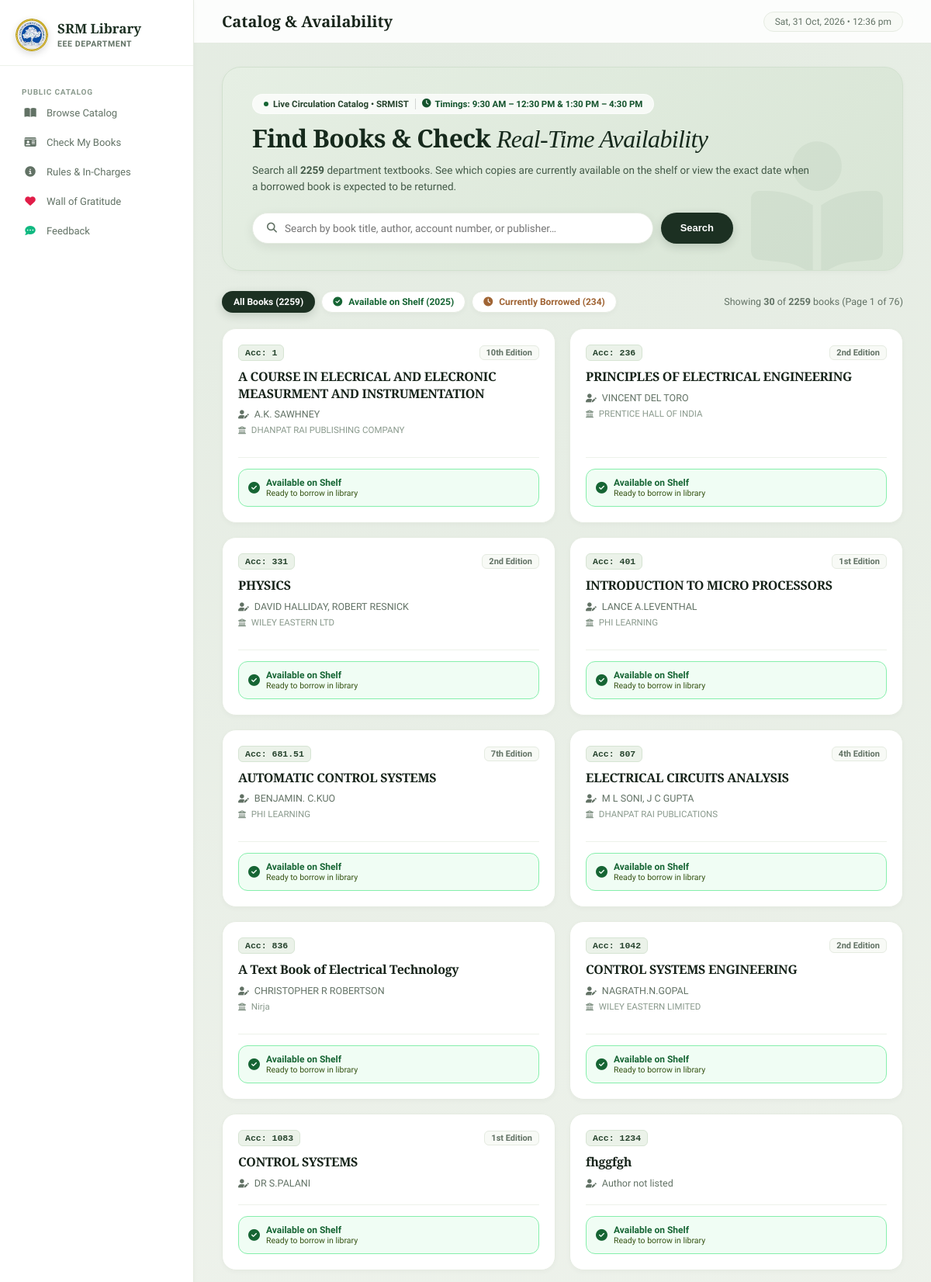
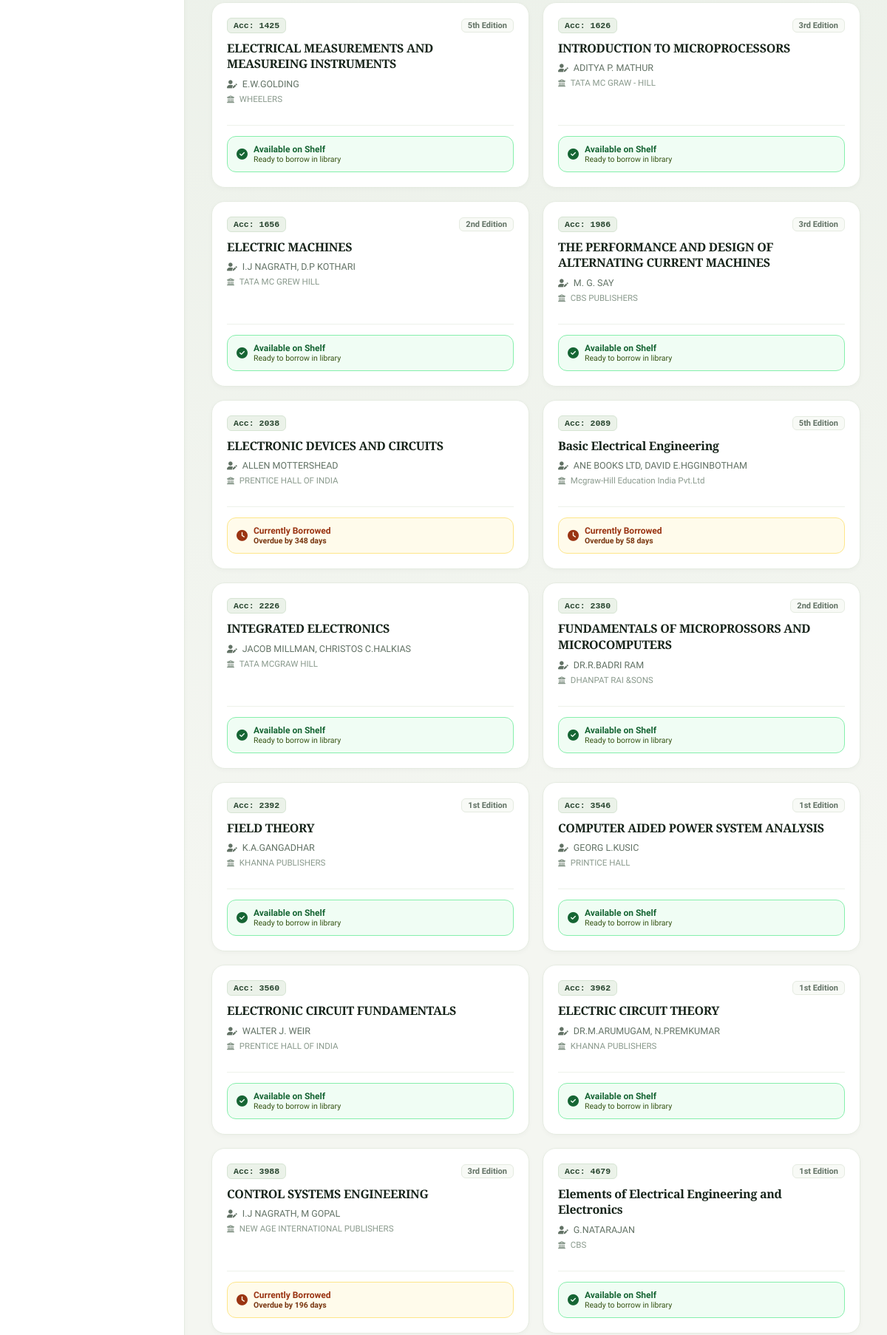
/catalog (upper part), run on the app's committed database (2 pictures, top to bottom).
### tables this page shows
CREATE TABLE books (
            id INTEGER PRIMARY KEY AUTOINCREMENT,
            barcode TEXT UNIQUE NOT NULL,
            account_number TEXT,
            title TEXT NOT NULL,
            publisher TEXT,
            authors TEXT,
            edition TEXT,
            status TEXT DEFAULT 'available',
            added_date TEXT DEFAULT (datetime('now','localtime'))
        );

CREATE TABLE "transactions" (
                    id INTEGER PRIMARY KEY AUTOINCREMENT,
                    book_id INTEGER NOT NULL,
                    patron_id INTEGER NOT NULL,
                    issue_date TEXT NOT NULL,
                    issue_time TEXT,
                    due_date TEXT NOT NULL,
                    return_date TEXT,
                    return_time TEXT,
                    fine_amount REAL DEFAULT 0.0,
                    fine_paid INTEGER DEFAULT 0,
                    notes TEXT,
                    status TEXT DEFAULT 'issued',
                    FOREIGN KEY (book_id) REFERENCES books(id) ON DELETE CASCADE,
                    FOREIGN KEY (patron_id) REFERENCES patrons(id) ON DELETE CASCADE
                );

### webapp/app.py (the view)
@app.route("/")
@app.route("/catalog")
def public_catalog():
    q = request.args.get("q", "").strip()
    status = request.args.get("status", "")
    try:
        page = max(1, int(request.args.get("page", 1)))
    except (ValueError, TypeError):
        page = 1
    per_page = 30
    offset = (page - 1) * per_page
    books = search_books_with_availability(query=q, status_filter=status if status else None, limit=per_page, offset=offset)
    total_matches = count_search_books(query=q, status_filter=status if status else None)
    total_pages = max(1, (total_matches + per_page - 1) // per_page)
    counts = count_books()
    return render_template(
        "catalog.html",
        books=books,
        counts=counts,
        q=q,
        status=status,
        page=page,
        total_pages=total_pages,
        total_matches=total_matches,
    )

### library_app/database.py (called while the page is built, shortened)
def get_connection():
    conn = sqlite3.connect(DB_PATH)
    conn.row_factory = sqlite3.Row
    conn.execute("PRAGMA journal_mode=WAL")
    conn.execute("PRAGMA foreign_keys=ON")
    return conn

def get_setting(key, default=None):
    conn = get_connection()
    row = conn.execute("SELECT value FROM settings WHERE key=?", (key,)).fetchone()
    conn.close()
    val = row["value"] if row else None
    if val is not None and str(val).strip():
        return str(val).strip()
    env_key = key.upper()
    env_val = os.environ.get(env_key)
    if env_val is not None and str(env_val).strip():
        return str(env_val).strip()
    return str(val).strip() if (val is not None and str(val).strip()) else default

def get_all_settings():
    conn = get_connection()
    rows = conn.execute("SELECT key, value FROM settings").fetchall()
    conn.close()
    res = {r["key"]: r["value"] for r in rows}
    for k in ["brevo_api_key", "brevo_sender_email", "email_reply_to", "email_user", "email_password", "email_host", "email_port", "email_from", "staff_pin", "library_name"]:
        if not res.get(k) and os.environ.get(k.upper()):
            res[k] = os.environ.get(k.upper())
    return res

def ordinal(n):
    if 11 <= (n % 100) <= 13:
        suffix = 'th'
    else:
        suffix = {1: 'st', 2: 'nd', 3: 'rd'}.get(n % 10, 'th')
    return f"{n}{suffix}"

def normalize_edition(raw):
    if not raw:
        return ""
    s = str(raw).strip()
    if s.upper() in ("NIL", "NONE", "NA", "N/A", "-", "NULL", "EMPTY"):
        return ""
    clean = s.lower().replace("-", " ").strip()
    is_reprint = "reprint" in clean
    core = clean.replace("edition", "").replace("reprint", "").replace("printing", "").strip()
    if core in WORDS_TO_NUM:
        n = WORDS_TO_NUM[core]
        ord_str = ordinal(n)
        return f"{ord_str} Reprint" if is_reprint else f"{ord_str} Edition"

def _format_book_dict(d):
    if not d:
        return d
    if "edition" in d:
        d["edition"] = normalize_edition(d.get("edition"))
    return d

def count_books():
    conn = get_connection()
    total = conn.execute("SELECT COUNT(*) FROM books").fetchone()[0]
    available = conn.execute("SELECT COUNT(*) FROM books WHERE status='available'").fetchone()[0]
    issued = conn.execute("SELECT COUNT(*) FROM books WHERE status='issued'").fetchone()[0]
    conn.close()
    return {"total": total, "available": available, "issued": issued}

### webapp/templates/catalog.html (shortened to what this page needs)
{% extends "base.html" %}
{% block page_title %}Catalog & Availability{% endblock %}
{% block content %}
<div style="background: linear-gradient(135deg, #E6EFE4 0%, #D8E5D5 100%); border: 1px solid #D1E0CE; border-radius: 24px; padding: 34px 38px; margin-bottom: 26px; position: relative; overflow: hidden; box-shadow: var(--shadow-sm);">
 <div style="max-width: 720px; position: relative; z-index: 2;">
 <div style="display:inline-flex; align-items:center; gap:8px; flex-wrap:wrap; background: rgba(255,255,255,0.75); backdrop-filter: blur(8px); padding: 5px 14px; border-radius: 9999px; font-size: 11.5px; font-weight: 600; color: var(--accent-text); margin-bottom: 12px; border: 1px solid rgba(255,255,255,0.6);">
 <span style="display:inline-flex; align-items:center; gap:6px;"><span style="width:6px; height:6px; background:#166534; border-radius:50%;"></span> Live Circulation Catalog • SRMIST</span>
 <span style="display:inline-flex; align-items:center; gap:5px; border-left:1px solid rgba(0,0,0,0.15); padding-left:8px; color:#14532D;"><i class="fa fa-clock"></i> Timings: 9:30 AM – 12:30 PM &amp; 1:30 PM – 4:30 PM</span>
 </div>
 <h1 class="serif-heading" style="font-size: 32px; line-height: 1.18; color: #16291C; margin-bottom: 10px;">
 Find Books & Check <em>Real-Time Availability</em>
 </h1>
 <p style="font-size: 13.5px; line-height: 1.6; color: #435A48; margin-bottom: 22px;">
 Search all <strong>{{ counts.total }}</strong> department textbooks. See which copies are currently available on the shelf or view the exact date when a borrowed book is expected to be returned.
 </p>
 <form method="get" action="/" style="display:flex; gap:10px; flex-wrap:wrap; max-width:620px;">
 <div class="search-box" style="flex:1; min-width:260px; box-shadow:0 4px 14px rgba(22,41,28,0.08); background:#fff;">
 <i class="fa fa-magnifying-glass"></i>
 <input type="text" name="q" value="{{ q }}" placeholder="Search by book title, author, account number, or publisher…">
 </div>
 <button type="submit" class="btn btn-primary" style="padding:11px 24px;">Search</button>
 </form>
 </div>
 <div style="position: absolute; right: 25px; bottom: -25px; font-size: 170px; color: rgba(43, 70, 48, 0.05); pointer-events: none; z-index: 1;">
 <i class="fa fa-book-open-reader"></i>
 </div>
</div>
<div style="display:flex; justify-content:space-between; align-items:center; margin-bottom:20px; flex-wrap:wrap; gap:12px;">
 <div style="display:flex; gap:8px; flex-wrap:wrap;">
 <a href="/?q={{ q }}" class="btn {% if not status %}btn-primary{% else %}btn-outline{% endif %} btn-sm">
 All Books ({{ counts.total }})
 </a>
 <a href="/?q={{ q }}&status=available" class="btn {% if status=='available' %}btn-success{% else %}btn-outline{% endif %} btn-sm" style="{% if status!='available' %}color:#166534;{% endif %}">
 <i class="fa fa-circle-check"></i> Available on Shelf ({{ counts.available }})
 </a>
 <a href="/?q={{ q }}&status=issued" class="btn {% if status=='issued' %}btn-warning{% else %}btn-outline{% endif %} btn-sm" style="{% if status!='issued' %}color:#A06434;{% endif %}">
 <i class="fa fa-clock"></i> Currently Borrowed ({{ counts.issued }})
 </a>
 </div>
 <div style="font-size:12.5px; color:var(--muted); font-weight:500;">
 Showing <strong>{{ books|length }}</strong> of <strong>{{ total_matches }}</strong> books (Page {{ page }} of {{ total_pages }})
 </div>
</div>
<div style="display:grid; grid-template-columns:repeat(auto-fill, minmax(320px, 1fr)); gap:18px; margin-bottom:30px;">
 {% for b in books %}
 <div class="card" style="display:flex; flex-direction:column; justify-content:space-between; border-radius:18px; padding:20px; transition:all 0.2s ease;">
 <div>
 <div style="display:flex; justify-content:space-between; align-items:center; margin-bottom:10px;">
 <code>Acc: {{ b.account_number or '—' }}</code>
 {% set ed = b.edition|format_edition %}
 {% if ed %}
 <span style="font-size:11px; font-weight:600; color:var(--muted); background:var(--card2); border:1px solid var(--border); padding:2px 8px; border-radius:6px;">{{ ed }}</span>
 {% endif %}
 </div>
 <h3 class="serif-heading" style="font-size:16px; font-weight:600; line-height:1.35; color:var(--text); margin-bottom:8px; display:-webkit-box; -webkit-line-clamp:2; -webkit-box-orient:vertical; overflow:hidden;" title="{{ b.title }}">
 {{ b.title }}
 </h3>
 <div style="font-size:12.5px; color:var(--muted); margin-bottom:6px; display:-webkit-box; -webkit-line-clamp:1; -webkit-box-orient:vertical; overflow:hidden;">
 <i class="fa fa-user-pen" style="font-size:11px; margin-right:4px;"></i> {{ b.authors or 'Author not listed' }}
 </div>
 {% if b.publisher and b.publisher != 'NIL' %}
 <div style="font-size:11.5px; color:var(--muted-light); margin-bottom:14px;">
 <i class="fa fa-building-columns" style="font-size:10px; margin-right:4px;"></i> {{ b.publisher }}
 </div>
 {% endif %}
 </div>
 <div style="margin-top:14px; border-top:1px solid var(--border-subtle); padding-top:14px;">
 {% if b.status == 'available' %}
 <div style="background:#F0FDF4; border:1px solid #86EFAC; border-radius:12px; padding:10px 12px; display:flex; align-items:center; justify-content:space-between;">
 <div style="display:flex; align-items:center; gap:8px;">
 <i class="fa fa-circle-check" style="color:#166534; font-size:15px;"></i>
 <div>
 <div style="font-size:12px; font-weight:700; color:#166534;">Available on Shelf</div>
 <div style="font-size:10.5px; color:#365314;">Ready to borrow in library</div>
 </div>
 </div>
 </div>
 {% else %}
 <div style="background:#FFFBEB; border:1px solid #FDE68A; border-radius:12px; padding:10px 12px; display:flex; align-items:center; justify-content:space-between;">
 <div style="display:flex; align-items:center; gap:8px;">
 <i class="fa fa-clock" style="color:#9A3412; font-size:15px;"></i>
 <div>
 <div style="font-size:12px; font-weight:700; color:#9A3412;">Currently Borrowed</div>
 <div style="font-size:10.5px; color:#78350F; font-weight:600;">{{ b.availability_badge }}</div>
 </div>
 </div>
 </div>
 {% endif %}
 </div>
 </div>
 {% endfor %}
</div>
{% endblock %}

### webapp/templates/base.html (style rules this page uses)
:root { --bg: #F4F6F1; --bg-gradient: radial-gradient(circle at 50% 0%, #E3EBE1 0%, #F4F6F1 65%); --sidebar: #FFFFFF; --card: #FFFFFF; --card2: #F8FAF6; --border: #E5EBE1; --border-subtle: #EDF2EA; --primary: #1C3022; --primary-hover: #122116; --accent: #48634E; --accent-light: #EBF2E9; --accent-text: #26432D; --text: #17241A; --muted: #627265; --muted-light: #8A9A8D; --input-bg: #FFFFFF; --danger: #991B1B; --danger-bg: #FEF2F2; --danger-border: #FCA5A5; --success: #166534; --success-bg: #F0FDF4; --success-border: #86EFAC; --warning: #9A3412; --warning-bg: #FFFBEB; --warning-border: #FDE68A; --info: #0E7490; --info-bg: #ECFEFF; --shadow-sm: 0 2px 6px rgba(23, 36, 26, 0.03); --shadow-md: 0 8px 24px -4px rgba(23, 36, 26, 0.06), 0 2px 6px rgba(23, 36, 26, 0.03); --shadow-lg: 0 16px 36px -6px rgba(23, 36, 26, 0.08); }
* { margin:0; padding:0; box-sizing:border-box; }
body { font-family: 'Plus Jakarta Sans', system-ui, -apple-system, sans-serif; background: var(--bg); background-image: var(--bg-gradient); background-attachment: fixed; color: var(--text); min-height: 100vh; display: flex; -webkit-font-smoothing: antialiased; }
.serif-heading { font-family: 'Playfair Display', Georgia, serif; font-weight: 600; letter-spacing: -0.02em; }
.serif-heading em, .serif-heading i { font-family: 'Playfair Display', Georgia, serif; font-style: italic; font-weight: 400; }
.card { background: var(--card); border: 1px solid var(--border); border-radius: 20px; padding: 24px; box-shadow: var(--shadow-sm); transition: box-shadow 0.2s ease, border-color 0.2s ease; }
code { background: var(--accent-light); color: var(--accent-text); padding: 3px 8px; border-radius: 6px; font-size: 11.5px; font-family: 'Consolas', monospace; font-weight: 600; border: 1px solid #D6E4D3; }
.btn { display: inline-flex; align-items: center; gap: 8px; padding: 10px 20px; border-radius: 9999px; border: 1px solid transparent; cursor: pointer; font-size: 13px; font-weight: 600; text-decoration: none; transition: all 0.18s ease; }
.btn-primary { background: var(--primary); color: #FFFFFF; box-shadow: 0 4px 12px rgba(28, 48, 34, 0.18); }
.btn-outline { background: #FFFFFF; border: 1px solid var(--border); color: var(--text); box-shadow: var(--shadow-sm); }
.btn-sm { padding: 6px 14px; font-size: 12px; }
.search-box { flex: 1; min-width: 240px; display: flex; align-items: center; background: #FFFFFF; border: 1px solid var(--border); border-radius: 9999px; padding: 0 18px; box-shadow: var(--shadow-sm); transition: all 0.18s ease; }
.search-box i { color: var(--muted); margin-right: 10px; font-size: 13px; }
.search-box input { flex: 1; background: none; border: none; outline: none; color: var(--text); font-size: 13.5px; padding: 11px 0; font-family: inherit; }

### data on the page
books: account_number "1", edition "10th Edition", title "A COURSE IN ELECRICAL AND ELECRONIC MEASURMENT AND INSTRUMENTATION", authors "A.K. SAWHNEY", publisher "DHANPAT RAI PUBLISHING COMPANY", status "available" (drawn)
books: account_number "236", edition "2nd Edition", title "PRINCIPLES OF ELECTRICAL ENGINEERING", authors "VINCENT DEL TORO", publisher "PRENTICE HALL OF INDIA", status "available" (drawn)
books: account_number "331", edition "2nd Edition", title "PHYSICS", authors "DAVID HALLIDAY, ROBERT RESNICK", publisher "WILEY EASTERN LTD", status "available" (drawn)
books: account_number "401", edition "1st Edition", title "INTRODUCTION TO MICRO PROCESSORS", authors "LANCE A.LEVENTHAL", publisher "PHI LEARNING", status "available" (drawn)
books: account_number "681.51", edition "7th Edition", title "AUTOMATIC CONTROL SYSTEMS", authors "BENJAMIN. C.KUO", publisher "PHI LEARNING", status "available" (drawn)
books: account_number "807", edition "4th Edition", title "ELECTRICAL CIRCUITS ANALYSIS", authors "M L SONI, J C GUPTA", publisher "DHANPAT RAI PUBLICATIONS", status "available" (drawn)
books: account_number "836", title "A Text Book of Electrical Technology", authors "CHRISTOPHER R ROBERTSON", publisher "Nirja", status "available" (drawn)
books: account_number "1042", edition "2nd Edition", title "CONTROL SYSTEMS ENGINEERING", authors "NAGRATH.N.GOPAL", publisher "WILEY EASTERN LIMITED", status "available" (drawn)
books: account_number "1083", edition "1st Edition", title "CONTROL SYSTEMS", authors "DR S.PALANI", status "available" (drawn)
books: account_number "1234", title "fhggfgh", authors "Author not listed", status "available" (drawn)
books: account_number "1425", edition "5th Edition", title "ELECTRICAL MEASUREMENTS AND MEASUREING INSTRUMENTS", authors "E.W.GOLDING", publisher "WHEELERS", status "available" (drawn)
books: account_number "1626", edition "3rd Edition", title "INTRODUCTION TO MICROPROCESSORS", authors "ADITYA P. MATHUR", publisher "TATA MC GRAW - HILL", status "available" (drawn)
books: account_number "1656", edition "2nd Edition", title "ELECTRIC MACHINES", authors "I.J NAGRATH, D.P KOTHARI", publisher "TATA MC GREW HILL", status "available" (drawn)
books: account_number "1986", edition "3rd Edition", title "THE PERFORMANCE AND DESIGN OF ALTERNATING CURRENT MACHINES", authors "M. G. SAY", publisher "CBS PUBLISHERS", status "available" (drawn)
transactions: account_number "2038", title "ELECTRONIC DEVICES AND CIRCUITS", authors "ALLEN MOTTERSHEAD", publisher "PRENTICE HALL OF INDIA", availability_badge "Overdue by 348 days"
transactions: account_number "2089", ed "5th Edition", title "Basic Electrical Engineering", authors "ANE BOOKS LTD, DAVID E.HGGINBOTHAM", publisher "Mcgraw-Hill Education India Pvt.Ltd", availability_badge "Overdue by 58 days"
books: account_number "2226", title "INTEGRATED ELECTRONICS", authors "JACOB MILLMAN, CHRISTOS C.HALKIAS", publisher "TATA MCGRAW HILL", status "available" (drawn)
books: account_number "2380", ed "2nd Edition", title "FUNDAMENTALS OF MICROPROSSORS AND MICROCOMPUTERS", authors "DR.R.BADRI RAM", publisher "DHANPAT RAI &SONS", status "available" (drawn)
books: account_number "2392", ed "1st Edition", title "FIELD THEORY", authors "K.A.GANGADHAR", publisher "KHANNA PUBLISHERS", status "available" (drawn)
books: account_number "3546", ed "1st Edition", title "COMPUTER AIDED POWER SYSTEM ANALYSIS", authors "GEORG L.KUSIC", publisher "PRINTICE HALL", status "available" (drawn)
books: account_number "3560", title "ELECTRONIC CIRCUIT FUNDAMENTALS", authors "WALTER J. WEIR", publisher "PRENTICE HALL OF INDIA", status "available" (drawn)
books: account_number "3962", edition "1st Edition", title "ELECTRIC CIRCUIT THEORY", authors "DR.M.ARUMUGAM, N.PREMKUMAR", publisher "KHANNA PUBLISHERS", status "available" (drawn)
transactions: account_number "3988", ed "3rd Edition", title "CONTROL SYSTEMS ENGINEERING", authors "I.J NAGRATH, M GOPAL", publisher "NEW AGE INTERNATIONAL PUBLISHERS", availability_badge "Overdue by 196 days"
books: account_number "4679", edition "1st Edition", title "Elements of Electrical Engineering and Electronics", authors "G.NATARAJAN", publisher "CBS", status "available" (drawn)

### other printed values
{{ counts.total }} "2259"
{{ counts.available }} "2025"
{{ counts.issued }} "234"
{{ books|length }} "30"
{{ total_matches }} "2259"
{{ page }} "1"
{{ total_pages }} "76"
